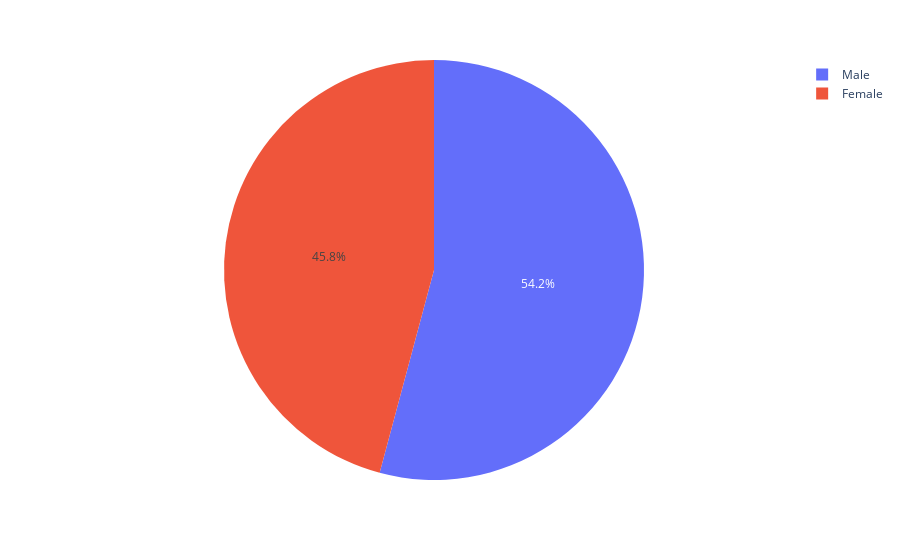

Write notebook code for a chart like this one.
### Code cell
gender_df = df['gender'].value_counts()
gender_df.values
gender_fig = px.pie(gender_df,values=gender_df.values,names=gender_df.index)
gender_fig

### Figure 1 — Plotly figure (JSON) as saved in the notebook; plotly's stock layout.template omitted (floating-point values rounded to 4 significant figures)
{"data": [{"domain": {"x": [0, 1], "y": [0, 1]}, "hovertemplate": "index=%{label}<br>value=%{value}<extra></extra>", "labels": ["Male", "Female"], "legendgroup": "", "name": "", "showlegend": true, "type": "pie", "values": [52, 44]}], "layout": {"legend": {"tracegroupgap": 0}, "margin": {"t": 60}}}
